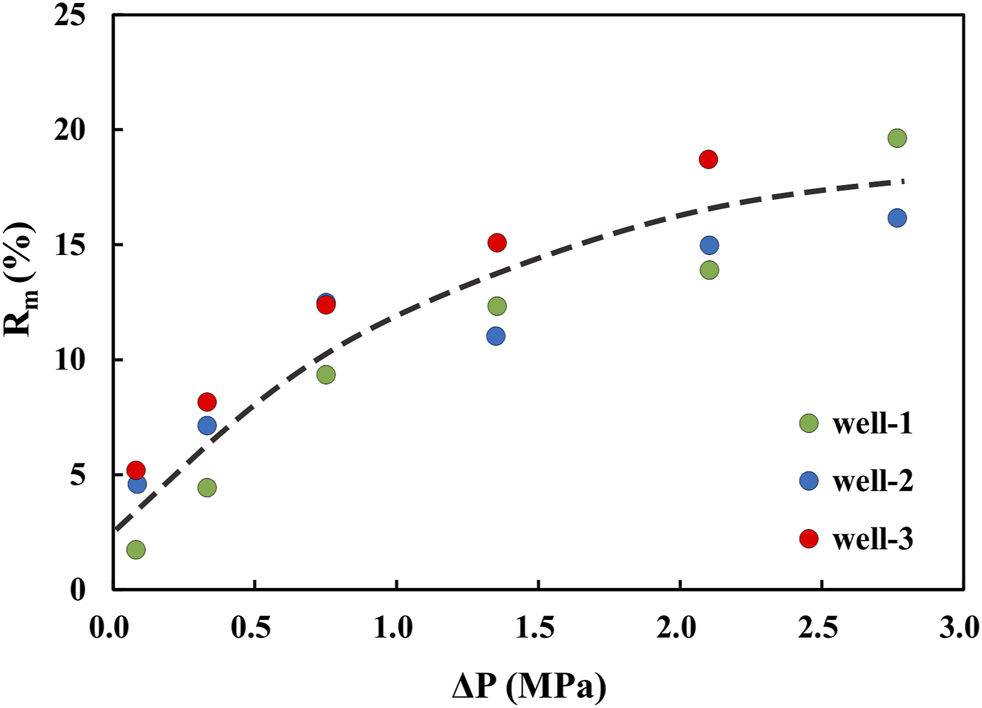
#> input picture universal_fixed_point_framework/scripts/data/xu2021_fig7_pdf/xu2021_fig7_screenshot.png, 982 x 708 px, found by its file name
$ python _fig7_br_ascii.py
#> lines starting #> are read from the running program, lines starting #| are printed output that depends on the picture
# ============================================================
# UFPF → MUFPF 更名通知
# ============================================================
# 本文件属于 Universal Fixed Point Framework (UFPF)。
# 该框架已计划更名为 Meta-Universal Fixed-Point Functorial Framework (MUFPF)。
# 更名计划详见：roadmap/mu_renaming_plan.md
#
# 原因：UFPF 缩写与 IEEE 生物图像识别框架冲突，影响学术检索。
# 新名称 MUFPF 具有全球唯一性，且更好地体现框架的元数学特性。
#
# 本文件中 UFPF 相关引用数量：0
# 更名将在计划确认后统一执行，当前代码不做修改。
# ============================================================

#!/usr/bin/env python3
# -*- coding: utf-8 -*-
"""右下角图例区域彩色 ASCII 可视化。"""
import numpy as np
from PIL import Image

im = Image.open(r"e:\workspace\hyper-resolution\universal_fixed_point_framework\scripts\data\xu2021_fig7_pdf\xu2021_fig7_screenshot.png").convert("RGB")
#> im is the input picture: PIL image 982x708 RGB; mean R, G, B 246.6, 246.3, 246.2
a = np.asarray(im).astype(int)
x0, y0, x1, y1 = 700, 420, 962, 590
R, G, B = a[y0:y1, x0:x1, 0], a[y0:y1, x0:x1, 1], a[y0:y1, x0:x1, 2]
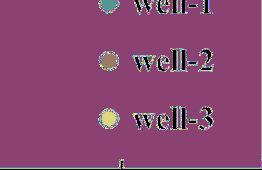
#> R: shape (170, 262) int64; 254 distinct labels, from 0 to 255; one colour per label, 0 black
#> G: shape (170, 262) int64; 254 distinct labels, from 0 to 255
#> B: shape (170, 262) int64; 255 distinct labels, from 0 to 255

def char(r, g, b):
    if r > 150 and g < 90 and b < 90:
        return "R"
    if b > 150 and r < 90:
        return "B"
    if r > 150 and g > 150 and b > 150:
        return "W"
    if r < 100 and g < 100 and b < 100:
        return "K"
    if abs(r - g) < 30 and abs(g - b) < 30:
        return "G"
    return "."

th = 4
for yy in range(0, y1 - y0, th):
    line = []
    for xx in range(0, x1 - x0, th):
        r = R[yy:yy + th, xx:xx + th].mean()
        g = G[yy:yy + th, xx:xx + th].mean()
        b = B[yy:yy + th, xx:xx + th].mean()
        line.append(char(r, g, b))
    print(f"{y0+yy:4d} " + "".join(line))
